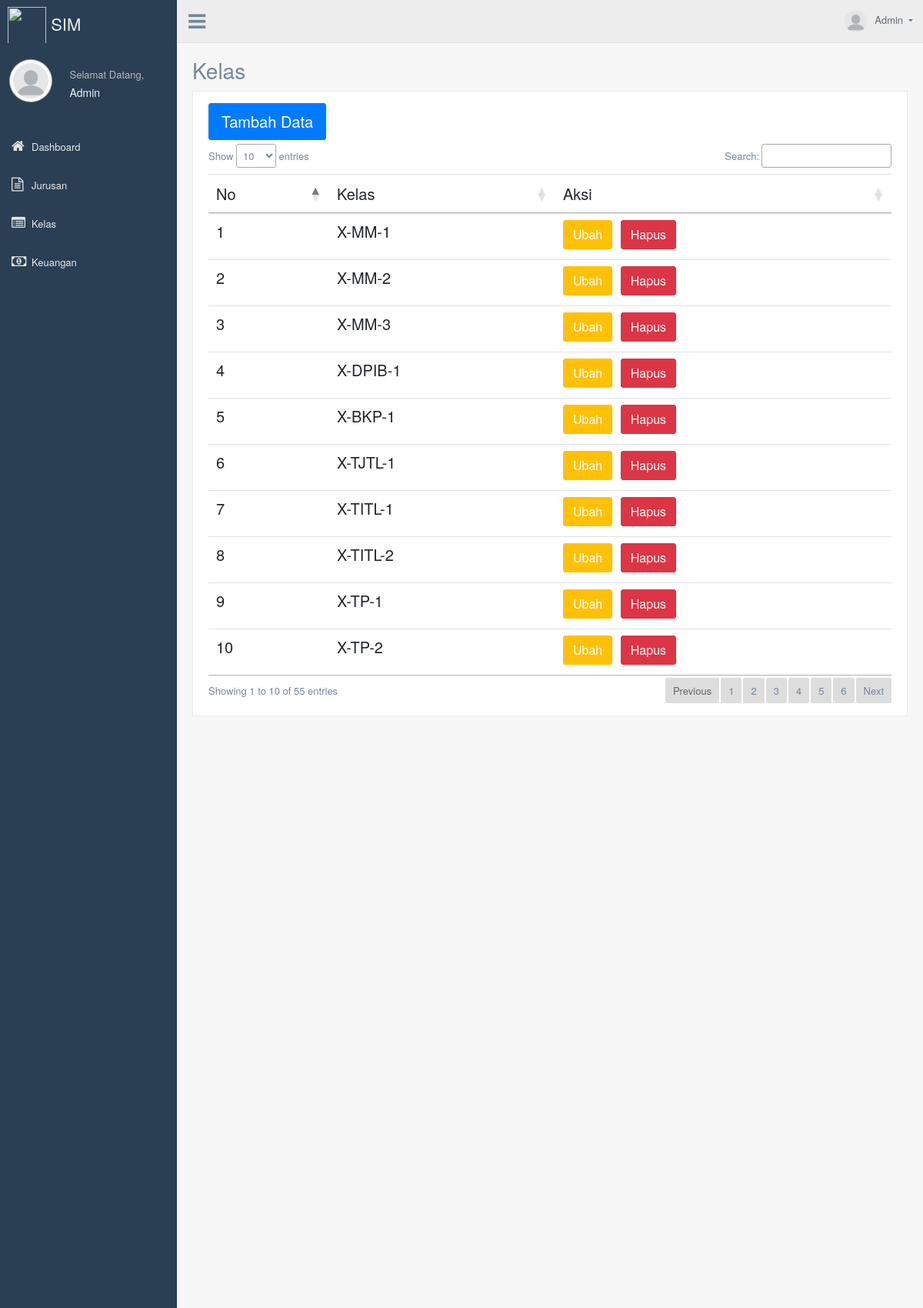
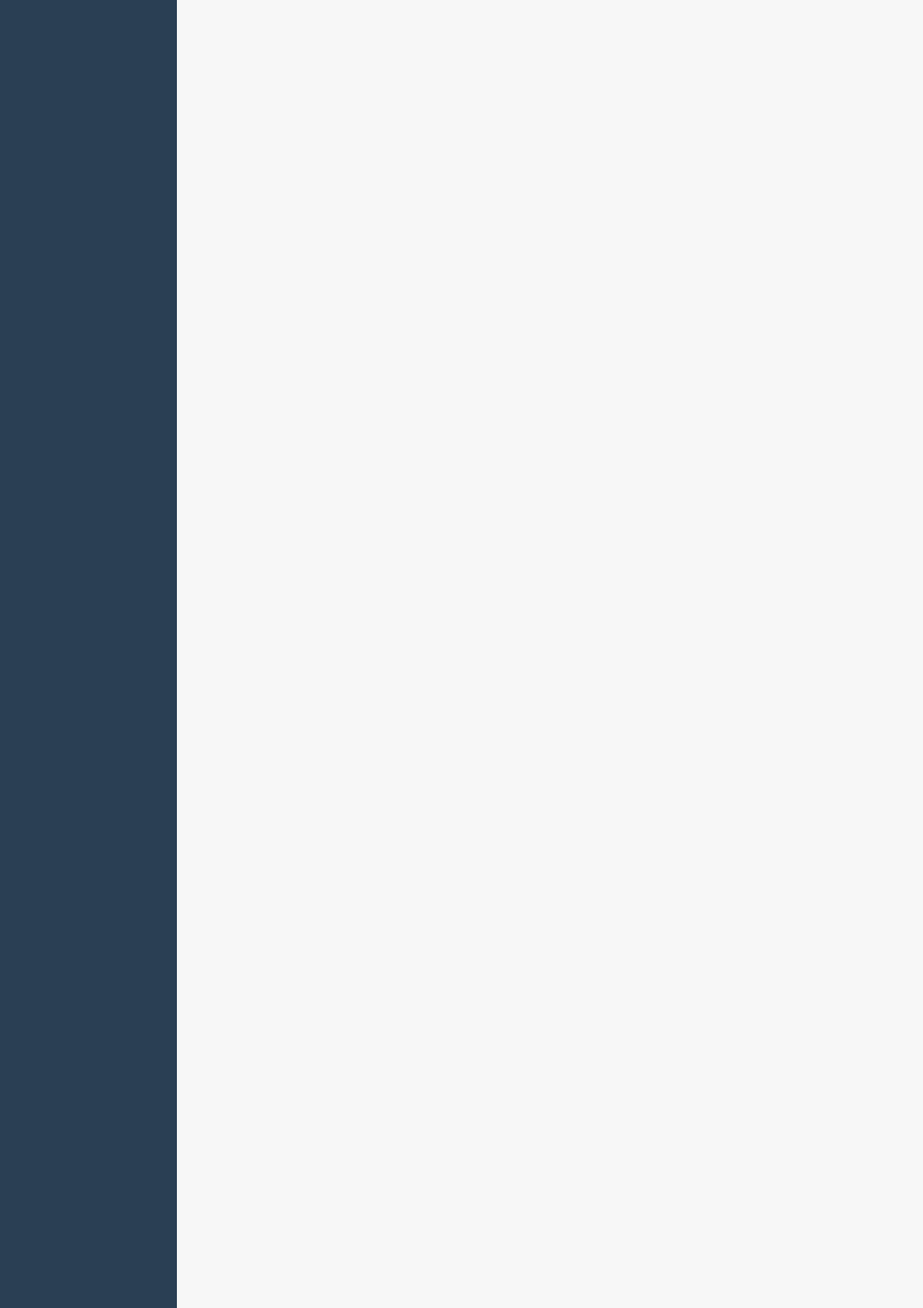
The page /index.php/kelas (upper part) on the database its author committed (2 pictures, top to bottom).
### tables this page shows
CREATE TABLE `kelas` (
  `id_kelas` int(11) NOT NULL,
  `tingkat` char(3) DEFAULT NULL,
  `kode_jurusan` varchar(50) NOT NULL,
  `kelas` varchar(10) DEFAULT NULL,
  `created_at` datetime DEFAULT NULL,
  `created_by` int(11) DEFAULT NULL,
  `updated_at` datetime DEFAULT NULL,
  `updated_by` int(11) DEFAULT NULL
);

### application/core/MY_Controller.php (called while the page is built, shortened)
<?php
class MY_Controller extends CI_Controller {
    public function render($view,$data=null){
        $data['title'] =  $this->title;
        $data['module'] = $this->module;
        $this->load->view('template/header',$data);
        $this->load->view($this->module.'/css');
        $this->load->view($this->module.'/'.$view,$data);
        $this->load->view($this->module.'/js');
        $this->load->view('template/footer');
    }
}

### application/controllers/Kelas.php (called while the page is built, shortened)
<?php defined('BASEPATH') OR exit('No direct script access allowed');
class Kelas extends MY_Controller {
	public function index()
	{
		$kelas = $this->umum->get_data('kelas')->result();
		$this->render('index',get_defined_vars());
	}
}

### index.php (called while the page is built, shortened)
<?php
require_once BASEPATH.'core/CodeIgniter.php';

### application/models/M_Umum.php (called while the page is built, shortened)
<?php
class M_Umum extends CI_Model
{
     public function get_data($table, $select = false)
     {
          return $this->db->get($table);
     }
}

### application/helpers/security_helper.php (called while the page is built, shortened)
<?php if (!defined("BASEPATH")) exit("No direct script access allowed");
function encrypt_url($string)
{
  $security       = parse_ini_file("security.ini");
  $secret_key     = $security["encryption_key"];
  $secret_iv      = $security["iv"];
  $encrypt_method = $security["encryption_mechanism"];
  $key    = hash("sha256", $secret_key);
  $iv     = substr(hash("sha256", $secret_iv), 0, 16);
  $result = openssl_encrypt($string, $encrypt_method, $key, 0, $iv);
  $output = base64_encode($result);
  return $output;
}

### application/helpers/app_helper.php (called while the page is built, shortened)
<?php
if (!function_exists('encode_arr')) {
  function encode_arr($data)
  {
    return encrypt_url(serialize($data));
  }
}

### application/views/kelas/index.php (the view, shortened to what this page needs)
<div class="right_col" role="main">
	<div class="">
		<div class="page-title">
			<div class="title_left">
				<h3><?= $title; ?></h3>
			</div>
			<div class="title_right">
				<div class="col-md-5 col-sm-5   form-group pull-right top_search">
				</div>
			</div>
		</div>
		<div class="clearfix"></div>
		<div class="row">
			<div class="col-md-12 col-sm-12  ">
				<div class="x_panel">
					<div class="x_content">
						<button class="btn btn-primary btn-lg" id="tambah-data">Tambah Data</button>
						<br>
						<div class="table-responsive">
							<table class="table" id="myTable">
								<thead>
									<tr>
										<td>No</td>
										<td>Kelas</td>
										<td>Aksi</td>
									</tr>
								</thead>
								<tbody>
									<?php foreach ($kelas as $key => $class) :
									?>
										<tr>
											<td><?= $key + 1; ?></td>
											<td><?= $class->tingkat . '-' . $class->kode_jurusan . '-' . $class->kelas; ?></td>
											<td>
												<a href="<?= base_url('kelas/form/' . encode_arr($class->id_kelas)); ?>" class="btn btn-warning">Ubah</a>
												<a href="<?= base_url('kelas/hapus/' . encode_arr($class->id_kelas)); ?>" class="btn btn-danger" onclick="return confirm('Akan menghapus data ini ?')">Hapus</a>
											</td>
										</tr>
									<?php
									endforeach;
									?>
								</tbody>
							</table>
						</div>
					</div>
				</div>
			</div>
		</div>
	</div>
</div>

### application/views/kelas/css.php (style rules this page uses)
table { font-size: 20px; }

### rows shown on the page
kelas: tingkat "X", kode_jurusan "MM", kelas "1"
kelas: tingkat "X", kode_jurusan "MM", kelas "2"
kelas: tingkat "X", kode_jurusan "MM", kelas "3"
kelas: tingkat "X", kode_jurusan "DPIB", kelas "1"
kelas: tingkat "X", kode_jurusan "BKP", kelas "1"
kelas: tingkat "X", kode_jurusan "TJTL", kelas "1"
kelas: tingkat "X", kode_jurusan "TITL", kelas "1"
kelas: tingkat "X", kode_jurusan "TITL", kelas "2"
kelas: tingkat "X", kode_jurusan "TP", kelas "1"
kelas: tingkat "X", kode_jurusan "TP", kelas "2"

### other values the page prints
$title "Kelas"
